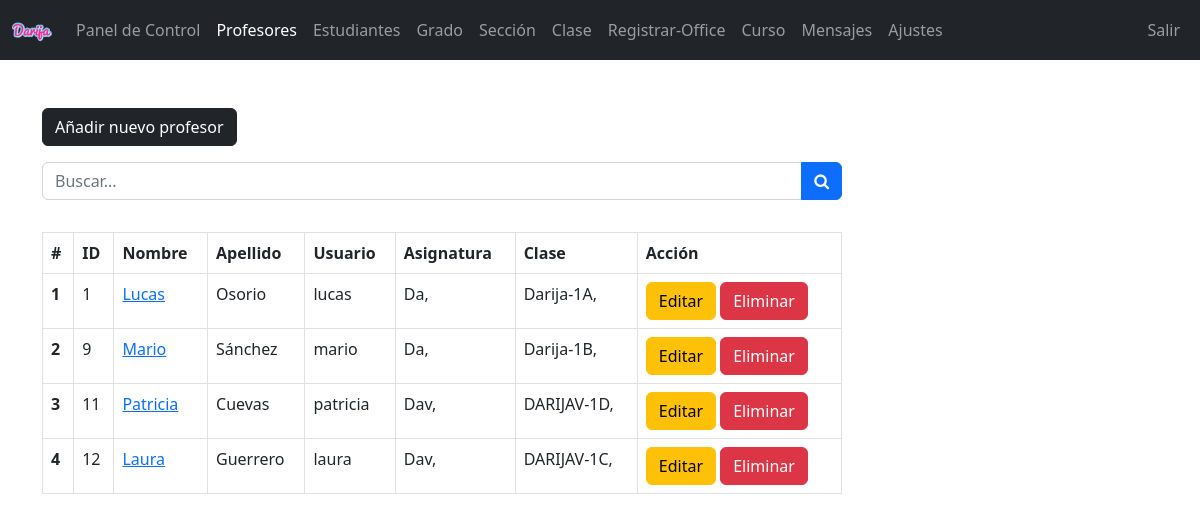
Page /admin/teacher.php (signed in) on the committed database.
### tables this page shows
CREATE TABLE `teachers` (
  `teacher_id` int(11) NOT NULL,
  `username` varchar(127) NOT NULL,
  `password` varchar(255) NOT NULL,
  `class` varchar(31) NOT NULL,
  `fname` varchar(127) NOT NULL,
  `lname` varchar(127) NOT NULL,
  `subjects` varchar(31) NOT NULL,
  `address` varchar(31) NOT NULL,
  `employee_number` int(11) NOT NULL,
  `date_of_birth` date NOT NULL,
  `phone_number` varchar(31) NOT NULL,
  `qualification` varchar(127) NOT NULL,
  `gender` varchar(7) NOT NULL,
  `email_address` varchar(255) NOT NULL,
  `date_of_joined` datetime NOT NULL DEFAULT current_timestamp()
);

### admin/data/teacher.php (called while the page is built, shortened)
<?php
function getAllTeachers($conn){
   $sql = "SELECT * FROM teachers";
   $stmt = $conn->prepare($sql);
   $stmt->execute();
   if ($stmt->rowCount() >= 1) {
     $teachers = $stmt->fetchAll();
     return $teachers;
   }else {
   	return 0;
   }
}

### admin/data/subject.php (called while the page is built, shortened)
<?php
function getSubjectById($subject_id, $conn){
   $sql = "SELECT * FROM subjects
           WHERE subject_id=?";
   $stmt = $conn->prepare($sql);
   $stmt->execute([$subject_id]);
   if ($stmt->rowCount() == 1) {
     $subject = $stmt->fetch();
     return $subject;
   }else {
   	return 0;
   }
}
?>

### admin/data/class.php (called while the page is built, shortened)
<?php
function getClassById($class_id, $conn){
   $sql = "SELECT * FROM class
           WHERE class_id=?";
   $stmt = $conn->prepare($sql);
   $stmt->execute([$class_id]);
   if ($stmt->rowCount() == 1) {
     $class = $stmt->fetch();
     return $class;
   }else {
    return 0;
   }
}

### admin/data/grade.php (called while the page is built, shortened)
<?php
function getGradeById($grade_id, $conn){
   $sql = "SELECT * FROM grades
           WHERE grade_id=?";
   $stmt = $conn->prepare($sql);
   $stmt->execute([$grade_id]);
   if ($stmt->rowCount() == 1) {
     $grade = $stmt->fetch();
     return $grade;
   }else {
    return 0;
   }
}

### admin/data/section.php (called while the page is built, shortened)
<?php
function getSectioById($section_id, $conn){
   $sql = "SELECT * FROM section
           WHERE section_id=?";
   $stmt = $conn->prepare($sql);
   $stmt->execute([$section_id]);
   if ($stmt->rowCount() == 1) {
     $section = $stmt->fetch();
     return $section;
   }else {
    return 0;
   }
}

### admin/teacher.php (the view, shortened to what this page needs)
<?php
if (isset($_SESSION['admin_id']) &&
    isset($_SESSION['role'])) {
    if ($_SESSION['role'] == 'Admin') {
       include "../CONEXION_DB.php";
       include "data/teacher.php";
       include "data/subject.php";
       include "data/grade.php";
       include "data/class.php";
       include "data/section.php";
       $teachers = getAllTeachers($conn);
 ?>
<!DOCTYPE html>
<html lang="en">
<head>
	<link rel="stylesheet" href="https://cdn.jsdelivr.net/npm/bootstrap@5.2.0/dist/css/bootstrap.min.css">
	<link rel="stylesheet" href="../css/style.css">
  <link rel="stylesheet" href="https://cdnjs.cloudflare.com/ajax/libs/font-awesome/4.7.0/css/font-awesome.min.css">
</head>
<body>
    <?php
        include "inc/navbar.php";
        if ($teachers != 0) {
     ?>
     <div class="container mt-5">
        <a href="teacher-add.php"
           class="btn btn-dark">Añadir nuevo profesor</a>
           <form action="teacher-search.php"
                 class="mt-3 n-table"
                 method="get">
             <div class="input-group mb-3">
                <input type="text"
                       class="form-control"
                       name="searchKey"
                       placeholder="Buscar...">
                <button class="btn btn-primary">
                        <i class="fa fa-search"
                           aria-hidden="true"></i>
                      </button>
             </div>
           </form>
           <div class="table-responsive">
              <table class="table table-bordered mt-3 n-table">
                <thead>
                  <tr>
                    <th scope="col">#</th>
                    <th scope="col">ID</th>
                    <th scope="col">Nombre</th>
                    <th scope="col">Apellido</th>
                    <th scope="col">Usuario</th>
                    <th scope="col">Asignatura</th>
                    <th scope="col">Clase</th>
                    <th scope="col">Acción</th>
                  </tr>
                </thead>
                <tbody>
                  <?php $i = 0; foreach ($teachers as $teacher ) {
                    $i++;  ?>
                  <tr>
                    <th scope="row"><?=$i?></th>
                    <td><?=$teacher['teacher_id']?></td>
                    <td><a href="teacher-view.php?teacher_id=<?=$teacher['teacher_id']?>">
                         <?=$teacher['fname']?></a></td>
                    <td><?=$teacher['lname']?></td>
                    <td><?=$teacher['username']?></td>
                    <td>
                       <?php
                           $s = '';
                           $subjects = str_split(trim($teacher['subjects']));
                           foreach ($subjects as $subject) {
                              $s_temp = getSubjectById($subject, $conn);
                              if ($s_temp != 0)
                                $s .=$s_temp['subject_code'].', ';
                           }
                           echo $s;
                        ?>
                    </td>
                    <td>
                      <?php
                           $c = '';
                           $classes = str_split(trim($teacher['class']));
                           foreach ($classes as $class_id) {
                               $class = getClassById($class_id, $conn);
                              $c_temp = getGradeById($class['grade'], $conn);
                              $section = getSectioById($class['section'], $conn);
                              if ($c_temp != 0)
                                $c .=$c_temp['grade_code'].'-'.
                                     $c_temp['grade'].$section['section'].', ';
                           }
                           echo $c;
                        ?>
                    </td>
                    <td>
                        <a href="teacher-edit.php?teacher_id=<?=$teacher['teacher_id']?>"
                           class="btn btn-warning">Editar</a>
                        <a href="teacher-delete.php?teacher_id=<?=$teacher['teacher_id']?>"
                           class="btn btn-danger">Eliminar</a>
                    </td>
                  </tr>
                <?php } ?>
                </tbody>
              </table>
           </div>
         <?php } ?>
     </div>
</body>
</html>
<?php
  }else {
    header("Location: ../login.php");
    exit;
  }
}else {
	header("Location: ../login.php");
	exit;
}
?>

### css/style.css (style rules this page uses)
.n-table { max-width: 800px; }

### rows in the picture
teachers: teacher_id "1", fname "Lucas", lname "Osorio", username "lucas", s "Da,", c "Darija-1A,"
teachers: teacher_id "9", fname "Mario", lname "Sánchez", username "mario", s "Da,", c "Darija-1B,"
teachers: teacher_id "11", fname "Patricia", lname "Cuevas", username "patricia", s "Dav,", c "DARIJAV-1D,"
teachers: teacher_id "12", fname "Laura", lname "Guerrero", username "laura", s "Dav,", c "DARIJAV-1C,"
